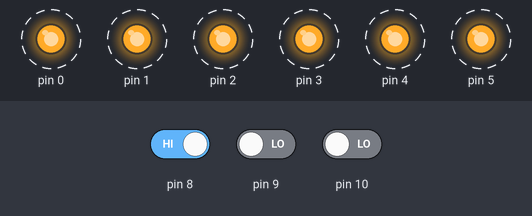
This sketch was run on a simulated Arduino Uno, built with avr-gcc and run on an emulated ATmega328P. Shown: output pins drawn as LEDs (lit = HIGH). Dashed ring = blinking. The inputs (shaded band) are chosen by the test bench; at power-on: pin 8 HIGH, pin 9 LOW, pin 10 LOW.

Above: at 10.2 s.
10.3 s: pin 8 driven HIGH
19.3 s: pin 9 driven HIGH
At 24.7 s:
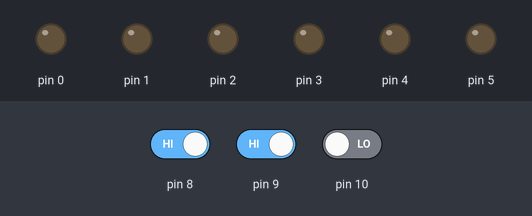
28.3 s: pin 8 driven LOW
At 29.1 s:
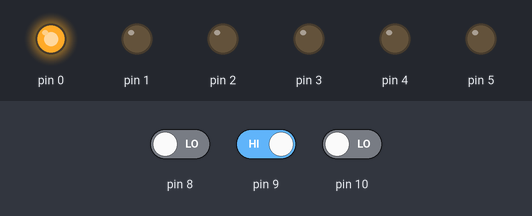
At 29.9 s:
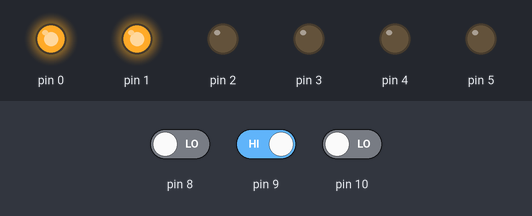
Timing chart, 0 to 34.8 s (numbered marks = the images above; inputs shaded):
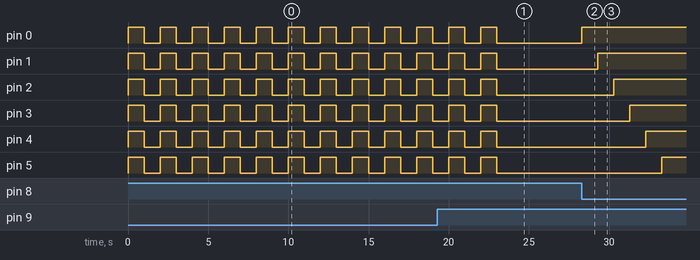

The sketch:

ard_code.ino
```cpp
void setup() {
  pinMode(0, OUTPUT);
  pinMode(1, OUTPUT);
  pinMode(2, OUTPUT);
  pinMode(3, OUTPUT);
  pinMode(4, OUTPUT);
  pinMode(5, OUTPUT);

  pinMode(8, INPUT);
  pinMode(9, INPUT);
  pinMode(10, INPUT);
}

void loop() {
   if (digitalRead(8) == 0){
    digitalWrite(0, HIGH);
    delay(1000);
    digitalWrite(1, HIGH);
    delay(1000);
    digitalWrite(2, HIGH);
    delay(1000);
    digitalWrite(3, HIGH);
    delay(1000);
    digitalWrite(4, HIGH);
    delay(1000);
    digitalWrite(5, HIGH);
    delay(1000);
  } else if (digitalRead(9)== 0){
      const int counter = strlen("sepehr");
    for (int i =0 ; i<counter ; i++){
        digitalWrite(0, HIGH);
        digitalWrite(1, HIGH);
        digitalWrite(2, HIGH);
        digitalWrite(3, HIGH);
        digitalWrite(4, HIGH);
        digitalWrite(5, HIGH);
        delay(1000);

        digitalWrite(0, LOW);
        digitalWrite(1, LOW);
        digitalWrite(2, LOW);
        digitalWrite(3, LOW);
        digitalWrite(4, LOW);
        digitalWrite(5, LOW);
        delay(1000);

      }
        digitalWrite(0, HIGH);
        digitalWrite(1, HIGH);
        digitalWrite(2, HIGH);
        digitalWrite(3, HIGH);
        digitalWrite(4, HIGH);
        digitalWrite(5, HIGH);
  }else if (digitalRead(10) == 0){
    digitalWrite(0, LOW);
    digitalWrite(1, LOW);
    digitalWrite(2, LOW);
    digitalWrite(3, LOW);
    digitalWrite(4, LOW);
    digitalWrite(5, LOW);
  }
}
```

Measured:
- after the input at 19.3 s, pin 0–5: goes on until 23.0 s, then stays LOW
- after the input at 28.3 s, pin 0: LOW → HIGH at once; pin 1: LOW → HIGH after 1.0 s; pin 2: LOW → HIGH after 2.0 s; pin 3: LOW → HIGH after 3.0 s; pin 4: LOW → HIGH after 4.0 s
- by itself, pin 0–5: alternates HIGH for 1.0 s and LOW for 1.0 s
